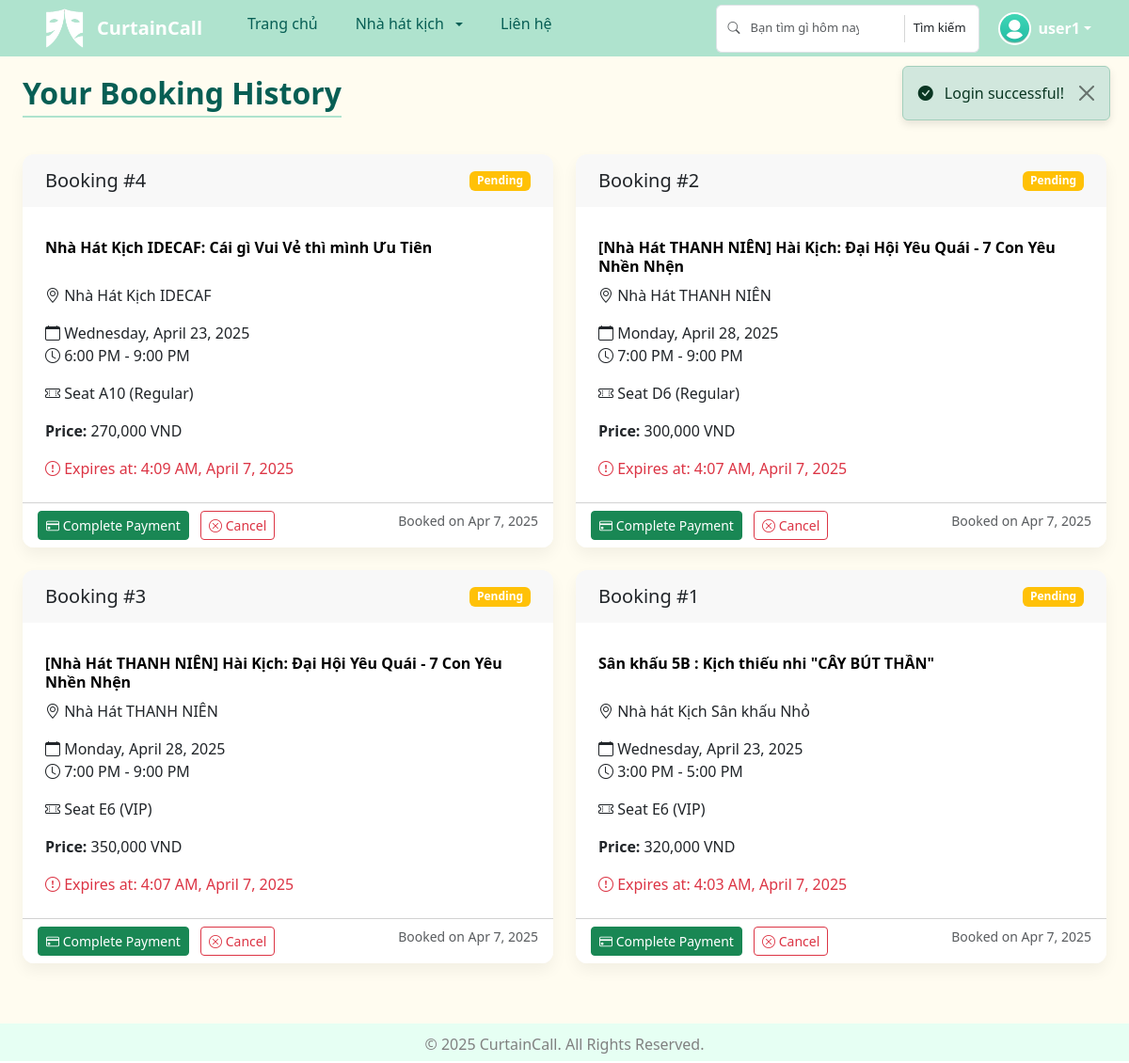
/index.php?route=booking/history (signed in), run on the app's committed database.
### tables this page shows
CREATE TABLE `bookings` (
  `booking_id` int(11) NOT NULL,
  `user_id` int(11) NOT NULL,
  `play_id` varchar(5) NOT NULL,
  `theater_id` varchar(3) NOT NULL,
  `seat_id` varchar(3) NOT NULL,
  `status` enum('Pending','Paid','Expired','Cancelled') DEFAULT 'Pending',
  `expires_at` datetime NOT NULL,
  `created_at` timestamp NOT NULL DEFAULT current_timestamp(),
  `updated_at` timestamp NOT NULL DEFAULT current_timestamp() ON UPDATE current_timestamp()
);

CREATE TABLE `plays` (
  `play_id` varchar(5) NOT NULL,
  `title` varchar(255) NOT NULL,
  `description` text NOT NULL,
  `image` varchar(255) NOT NULL,
  `theater_id` varchar(3) NOT NULL,
  `views` int(11) DEFAULT 0
);

CREATE TABLE `theaters` (
  `theater_id` varchar(3) NOT NULL,
  `name` varchar(255) NOT NULL,
  `location` varchar(255) NOT NULL
);

CREATE TABLE `schedules` (
  `play_id` varchar(5) NOT NULL,
  `date` date NOT NULL,
  `start_time` time NOT NULL,
  `end_time` time NOT NULL
);

CREATE TABLE `seat_maps` (
  `theater_id` varchar(3) NOT NULL,
  `seat_id` varchar(3) NOT NULL,
  `seat_type` enum('VIP','Regular') NOT NULL
);

CREATE TABLE `seat_prices` (
  `theater_id` varchar(3) NOT NULL,
  `seat_type` enum('VIP','Regular') NOT NULL,
  `price` decimal(10,2) NOT NULL
);

### controllers/BookingController.php (called while the page is built, shortened)
<?php
require_once 'models/Booking.php';
class BookingController {
    private $bookingModel;
    public function __construct($conn) {
        $this->bookingModel = new Booking($conn);
    }
    public function history() {
        $user_id = $_SESSION['user']['user_id'];
        $bookings = $this->bookingModel->getBookingsByUserId($user_id);
        include 'views/layouts/header.php';
        include 'views/booking/history.php';
        include 'views/layouts/footer.php';
    }
    private function cleanupExpiredBookings() {
        $expired_bookings = $this->bookingModel->getExpiredBookings();
        if (!empty($expired_bookings)) {
            foreach ($expired_bookings as $booking) {
                $this->bookingModel->updateBookingStatus($booking['booking_id'], 'Expired');
            }
        }
    }
}

### models/Booking.php (called while the page is built, shortened)
<?php
class Booking {
    private $conn;
    public function __construct($conn) {
        $this->conn = $conn;
    }
    public function getBookingsByUserId($user_id) {
        $sql = "SELECT b.*, p.title as play_title, t.name as theater_name,
                s.date as schedule_date, s.start_time, s.end_time,
                sm.seat_type, sp.price
                FROM bookings b
                JOIN plays p ON b.play_id = p.play_id
                JOIN theaters t ON b.theater_id = t.theater_id
                JOIN schedules s ON b.play_id = s.play_id
                JOIN seat_maps sm ON b.theater_id = sm.theater_id AND b.seat_id = sm.seat_id
                JOIN seat_prices sp ON b.theater_id = sp.theater_id AND sm.seat_type = sp.seat_type
                WHERE b.user_id = ?
                ORDER BY b.created_at DESC";
        $stmt = $this->conn->prepare($sql);
        $stmt->bind_param("i", $user_id);
        $stmt->execute();
        $result = $stmt->get_result();
        $bookings = [];
        while ($row = $result->fetch_assoc()) {
            $bookings[] = $row;
        }
        return $bookings;
    }
}

### views/booking/history.php (the view, shortened to what this page needs)
<main class="container-fluid px-4">
    <div class="row">
        <div class="col-12 mb-4">
            <h2 class="section-title text-center">Your Booking History</h2>
        </div>
    </div>
    <?php if (empty($bookings)): ?>
        <div class="alert alert-info">
            <i class="bi bi-info-circle"></i> You don't have any bookings yet.
        </div>
        <div class="text-center mt-4">
            <a href="index.php" class="btn btn-primary">Browse Plays</a>
        </div>
    <?php else: ?>
        <div class="row">
            <?php foreach ($bookings as $booking): ?>
                <div class="col-md-6 mb-4">
                    <div class="card h-100 <?= (isset($_GET['payment_success']) && $_GET['payment_success'] == 1 && $booking['status'] == 'Paid') ? 'paid-highlight' : '' ?>">
                        <div class="card-header d-flex justify-content-between align-items-center <?= $booking['status'] == 'Paid' ? 'paid-header' : '' ?>">
                            <h5 class="mb-0">
                                Booking #<?= $booking['booking_id'] ?>
                            </h5>
                            <span class="badge bg-<?= $booking['status'] == 'Paid' ? 'success' : ($booking['status'] == 'Pending' ? 'warning' : 'danger') ?>">
                                <?= $booking['status'] ?>
                            </span>
                        </div>
                        <div class="card-body">
                            <h5 class="card-title"><?= htmlspecialchars($booking['play_title']) ?></h5>
                            <p class="card-text"><i class="bi bi-geo-alt"></i> <?= htmlspecialchars($booking['theater_name']) ?></p>
                            <p class="card-text">
                                <i class="bi bi-calendar"></i> <?= date('l, F j, Y', strtotime($booking['schedule_date'])) ?><br>
                                <i class="bi bi-clock"></i> <?= date('g:i A', strtotime($booking['start_time'])) ?> - <?= date('g:i A', strtotime($booking['end_time'])) ?>
                            </p>
                            <p class="card-text">
                                <i class="bi bi-ticket-perforated"></i> Seat <?= $booking['seat_id'] ?> (<?= $booking['seat_type'] ?>)
                            </p>
                            <p class="card-text">
                                <strong>Price:</strong> <?= number_format($booking['price']) ?> VND
                            </p>
                            <?php if ($booking['status'] === 'Pending'): ?>
                                <p class="card-text text-danger">
                                    <i class="bi bi-exclamation-circle"></i> Expires at: <?= date('g:i A, F j, Y', strtotime($booking['expires_at'])) ?>
                                </p>
                            <?php endif; ?>
                        </div>
                        <div class="card-footer bg-white">
                            <?php if ($booking['status'] === 'Pending'): ?>
                                <a href="index.php?route=payment/process&booking_id=<?= $booking['booking_id'] ?>" class="btn btn-success btn-sm">
                                    <i class="bi bi-credit-card"></i> Complete Payment
                                </a>
                                <a href="index.php?route=booking/cancel&id=<?= $booking['booking_id'] ?>"
                                class="btn btn-outline-danger btn-sm ms-2"
                                onclick="return confirm('Are you sure you want to cancel this booking?');">
                                    <i class="bi bi-x-circle"></i> Cancel
                                </a>
                            <?php elseif ($booking['status'] === 'Paid'): ?>
                                <a href="index.php?route=booking/download-ticket&id=<?= $booking['booking_id'] ?>" class="btn btn-primary btn-sm">
                                    <i class="bi bi-download"></i> Download Ticket
                                </a>
                            <?php endif; ?>
                            <span class="float-end text-muted small">
                                Booked on <?= date('M j, Y', strtotime($booking['created_at'])) ?>
                            </span>
                        </div>
                    </div>
                </div>
            <?php endforeach; ?>
        </div>
    <?php endif; ?>
</main>

### public/css/style.css (style rules this page uses)
.card-body { margin: 0.5rem; }
.card-title { color: black; font-weight: 600; font-size: 1rem; height: 2.5rem; margin-top: 10px; display: -webkit-box; -webkit-line-clamp: 2; -webkit-box-orient: vertical; overflow: hidden; text-overflow: ellipsis; }
.section-title { color: #075E54; margin-bottom: 15px; font-weight: 600; padding-bottom: 5px; border-bottom: 2px solid #AFE3CE; display: inline-block; }

### public/css/layouts.css (style rules this page uses)
* { margin: 0; padding: 0; box-sizing: border-box; }
body { display: flex; flex-direction: column; min-height: 100vh; }
main { background-color: #fffcf0; padding-top: 80px; padding-bottom: 40px; }

### public/css/profile.css (style rules this page uses)
.card { border-radius: 12px; overflow: hidden; box-shadow: 0 4px 8px rgba(0, 0, 0, 0.1); }
.card-header { border-bottom: 1px solid #f0f0f0; padding: 15px 20px; }

### public/css/booking.css (style rules this page uses)
.booking-page .card { border: none; box-shadow: 0 0.5rem 1rem rgba(0, 0, 0, 0.05); border-radius: 12px; overflow: hidden; }
.booking-page .card-header { border-bottom: none; padding: 1rem 1.5rem; }

### data on the page
bookings: booking_id "4", status "Pending", plays.title "Nhà Hát Kịch IDECAF: Cái gì Vui Vẻ thì mình Ưu Tiên", theaters.name "Nhà Hát Kịch IDECAF", schedules.date "Wednesday, April 23, 2025", schedules.start_time "6:00 PM", schedules.end_time "9:00 PM", seat "A10", seat_maps.seat_type "Regular", seat_prices.price "270,000", expires_at "4:09 AM, April 7, 2025", created_at "Apr 7, 2025"
bookings: booking_id "2", status "Pending", plays.title "[Nhà Hát THANH NIÊN] Hài Kịch: Đại Hội Yêu Quái - 7 Con Yêu Nhền Nhện", theaters.name "Nhà Hát THANH NIÊN", schedules.date "Monday, April 28, 2025", schedules.start_time "7:00 PM", schedules.end_time "9:00 PM", seat "D6", seat_maps.seat_type "Regular", seat_prices.price "300,000", expires_at "4:07 AM, April 7, 2025", created_at "Apr 7, 2025"
bookings: booking_id "3", status "Pending", plays.title "[Nhà Hát THANH NIÊN] Hài Kịch: Đại Hội Yêu Quái - 7 Con Yêu Nhền Nhện", theaters.name "Nhà Hát THANH NIÊN", schedules.date "Monday, April 28, 2025", schedules.start_time "7:00 PM", schedules.end_time "9:00 PM", seat "E6", seat_maps.seat_type "VIP", seat_prices.price "350,000", expires_at "4:07 AM, April 7, 2025", created_at "Apr 7, 2025"
bookings: booking_id "1", status "Pending", plays.title "Sân khấu 5B : Kịch thiếu nhi \"CÂY BÚT THẦN\"", theaters.name "Nhà hát Kịch Sân khấu Nhỏ", schedules.date "Wednesday, April 23, 2025", schedules.start_time "3:00 PM", schedules.end_time "5:00 PM", seat "E6", seat_maps.seat_type "VIP", seat_prices.price "320,000", expires_at "4:03 AM, April 7, 2025", created_at "Apr 7, 2025"

### other printed values
$_SESSION['user']['username'] "user1"
$_SESSION['success_message'] "Login successful!"
